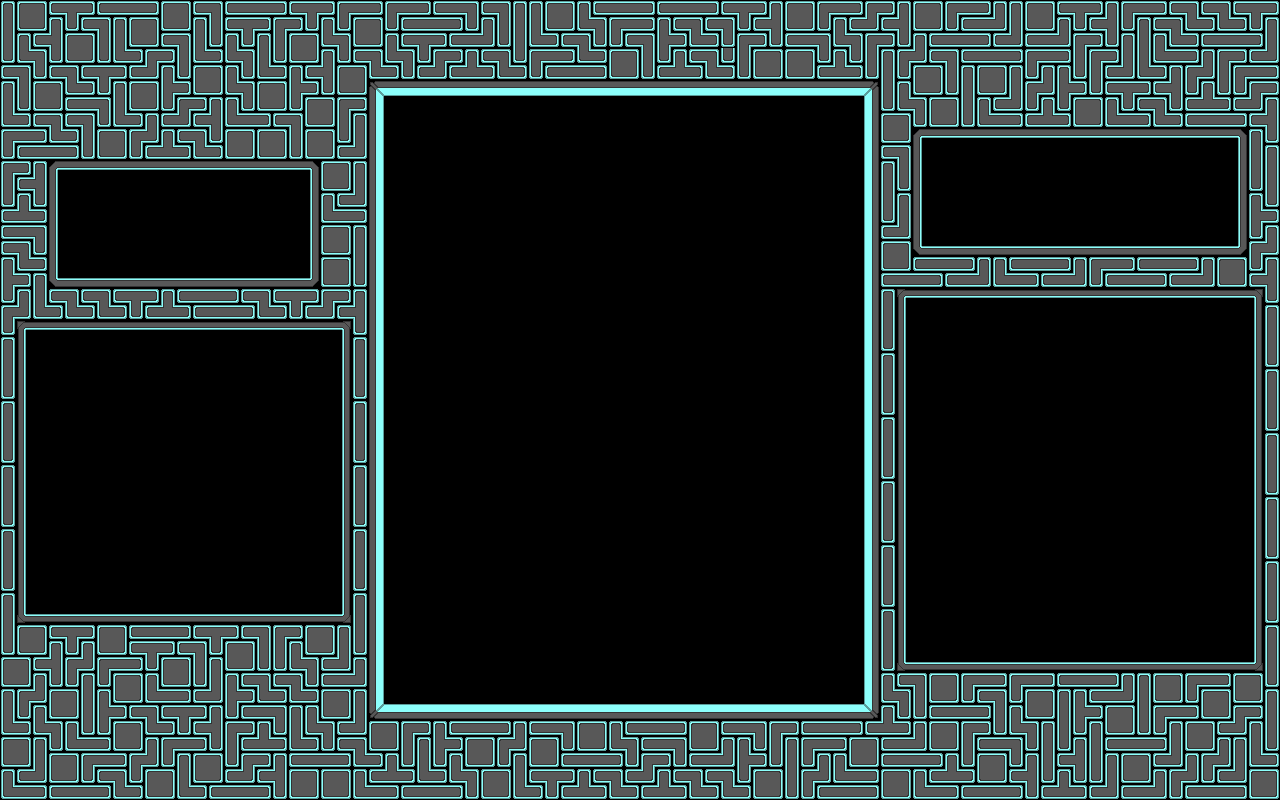

Below is a game level as drawn by its tile map, then a one-line description and the .tmx that defines it (tile-layer data replaced by summaries):
An orthogonal 80x50 tile map with 16x16 px tiles, 1 tile layer (layer).

<map version="1.10" tiledversion="1.10.2" orientation="orthogonal" renderorder="right-down" width="80" height="50" tilewidth="16" tileheight="16" infinite="0" nextlayerid="2" nextobjectid="1">
 <tileset firstgid="1" source="../Tile Set/tiless.tsx" />
 <layer id="1" name="layer" width="80" height="50">
  <data>[4000 cells, 4000 non-empty, 47 distinct tile ids]</data>
 </layer>
</map>
